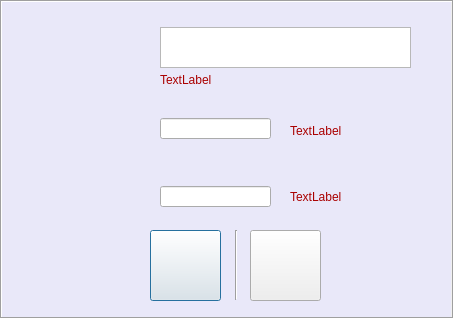
<?xml version="1.0" encoding="UTF-8"?>
<ui version="4.0">
 <class>SecDialog</class>
 <widget class="QDialog" name="SecDialog">
  <property name="geometry">
   <rect>
    <x>0</x>
    <y>0</y>
    <width>453</width>
    <height>318</height>
   </rect>
  </property>
  <property name="mouseTracking">
   <bool>true</bool>
  </property>
  <property name="windowTitle">
   <string>Dialog</string>
  </property>
  <property name="styleSheet">
   <string notr="true"/>
  </property>
  <widget class="QLineEdit" name="lineEdit_2">
   <property name="geometry">
    <rect>
     <x>160</x>
     <y>118</y>
     <width>111</width>
     <height>21</height>
    </rect>
   </property>
  </widget>
  <widget class="QLineEdit" name="lineEdit_3">
   <property name="geometry">
    <rect>
     <x>160</x>
     <y>186</y>
     <width>111</width>
     <height>21</height>
    </rect>
   </property>
  </widget>
  <widget class="QLabel" name="label">
   <property name="geometry">
    <rect>
     <x>20</x>
     <y>10</y>
     <width>321</width>
     <height>71</height>
    </rect>
   </property>
   <property name="styleSheet">
    <string notr="true">image: url(:/new/prefix1/gp_source/addThing.png);</string>
   </property>
   <property name="text">
    <string/>
   </property>
  </widget>
  <widget class="QLabel" name="label_2">
   <property name="geometry">
    <rect>
     <x>50</x>
     <y>70</y>
     <width>341</width>
     <height>111</height>
    </rect>
   </property>
   <property name="styleSheet">
    <string notr="true">image: url(:/new/prefix1/gp_source/priority.png);</string>
   </property>
   <property name="text">
    <string/>
   </property>
  </widget>
  <widget class="QLabel" name="label_3">
   <property name="geometry">
    <rect>
     <x>70</x>
     <y>140</y>
     <width>341</width>
     <height>111</height>
    </rect>
   </property>
   <property name="styleSheet">
    <string notr="true">image: url(:/new/prefix1/gp_source/deadline.png);</string>
   </property>
   <property name="text">
    <string/>
   </property>
  </widget>
  <widget class="QPushButton" name="ok">
   <property name="geometry">
    <rect>
     <x>150</x>
     <y>230</y>
     <width>71</width>
     <height>71</height>
    </rect>
   </property>
   <property name="toolTip">
    <string/>
   </property>
   <property name="whatsThis">
    <string/>
   </property>
   <property name="styleSheet">
    <string notr="true"/>
   </property>
   <property name="text">
    <string/>
   </property>
   <property name="icon">
    <iconset resource="_src.qrc">
     <normaloff>:/new/prefix1/gp_source/check.png</normaloff>:/new/prefix1/gp_source/check.png</iconset>
   </property>
   <property name="iconSize">
    <size>
     <width>60</width>
     <height>60</height>
    </size>
   </property>
  </widget>
  <widget class="QPushButton" name="cancel">
   <property name="geometry">
    <rect>
     <x>250</x>
     <y>230</y>
     <width>71</width>
     <height>71</height>
    </rect>
   </property>
   <property name="toolTip">
    <string/>
   </property>
   <property name="styleSheet">
    <string notr="true"/>
   </property>
   <property name="text">
    <string/>
   </property>
   <property name="icon">
    <iconset resource="_src.qrc">
     <normaloff>:/new/prefix1/gp_source/close.png</normaloff>:/new/prefix1/gp_source/close.png</iconset>
   </property>
   <property name="iconSize">
    <size>
     <width>60</width>
     <height>60</height>
    </size>
   </property>
  </widget>
  <widget class="QLabel" name="alert_tip">
   <property name="geometry">
    <rect>
     <x>290</x>
     <y>121</y>
     <width>151</width>
     <height>20</height>
    </rect>
   </property>
   <property name="styleSheet">
    <string notr="true">font: 9pt &quot;新細明體&quot;;
color: rgb(170, 0, 0);</string>
   </property>
   <property name="text">
    <string>TextLabel</string>
   </property>
  </widget>
  <widget class="QLabel" name="alert_tip_thing">
   <property name="geometry">
    <rect>
     <x>160</x>
     <y>70</y>
     <width>181</width>
     <height>20</height>
    </rect>
   </property>
   <property name="styleSheet">
    <string notr="true">font: 9pt &quot;新細明體&quot;;
color: rgb(170, 0, 0);</string>
   </property>
   <property name="text">
    <string>TextLabel</string>
   </property>
  </widget>
  <widget class="QLabel" name="alert_tip_date">
   <property name="geometry">
    <rect>
     <x>290</x>
     <y>187</y>
     <width>151</width>
     <height>20</height>
    </rect>
   </property>
   <property name="styleSheet">
    <string notr="true">font: 9pt &quot;新細明體&quot;;
color: rgb(170, 0, 0);</string>
   </property>
   <property name="text">
    <string>TextLabel</string>
   </property>
  </widget>
  <widget class="QLabel" name="label_4">
   <property name="geometry">
    <rect>
     <x>0</x>
     <y>0</y>
     <width>451</width>
     <height>331</height>
    </rect>
   </property>
   <property name="toolTipDuration">
    <number>-1</number>
   </property>
   <property name="styleSheet">
    <string notr="true">background-color: rgb(230, 229, 255, 65%);</string>
   </property>
   <property name="text">
    <string/>
   </property>
   <property name="alignment">
    <set>Qt::AlignCenter</set>
   </property>
  </widget>
  <widget class="Line" name="line">
   <property name="geometry">
    <rect>
     <x>226</x>
     <y>230</y>
     <width>20</width>
     <height>70</height>
    </rect>
   </property>
   <property name="orientation">
    <enum>Qt::Vertical</enum>
   </property>
  </widget>
  <widget class="QTextEdit" name="lineEdit">
   <property name="geometry">
    <rect>
     <x>160</x>
     <y>27</y>
     <width>251</width>
     <height>41</height>
    </rect>
   </property>
  </widget>
  <widget class="Line" name="line_2">
   <property name="geometry">
    <rect>
     <x>-10</x>
     <y>-9</y>
     <width>471</width>
     <height>20</height>
    </rect>
   </property>
   <property name="frameShadow">
    <enum>QFrame::Sunken</enum>
   </property>
   <property name="orientation">
    <enum>Qt::Horizontal</enum>
   </property>
  </widget>
  <widget class="Line" name="line_3">
   <property name="geometry">
    <rect>
     <x>-10</x>
     <y>308</y>
     <width>471</width>
     <height>20</height>
    </rect>
   </property>
   <property name="frameShadow">
    <enum>QFrame::Sunken</enum>
   </property>
   <property name="orientation">
    <enum>Qt::Horizontal</enum>
   </property>
  </widget>
  <widget class="Line" name="line_4">
   <property name="geometry">
    <rect>
     <x>-9</x>
     <y>0</y>
     <width>20</width>
     <height>321</height>
    </rect>
   </property>
   <property name="orientation">
    <enum>Qt::Vertical</enum>
   </property>
  </widget>
  <widget class="Line" name="line_5">
   <property name="geometry">
    <rect>
     <x>443</x>
     <y>0</y>
     <width>20</width>
     <height>321</height>
    </rect>
   </property>
   <property name="orientation">
    <enum>Qt::Vertical</enum>
   </property>
  </widget>
  <zorder>label_4</zorder>
  <zorder>label_3</zorder>
  <zorder>label_2</zorder>
  <zorder>label</zorder>
  <zorder>lineEdit_2</zorder>
  <zorder>lineEdit_3</zorder>
  <zorder>ok</zorder>
  <zorder>cancel</zorder>
  <zorder>alert_tip</zorder>
  <zorder>alert_tip_thing</zorder>
  <zorder>alert_tip_date</zorder>
  <zorder>line</zorder>
  <zorder>lineEdit</zorder>
  <zorder>line_2</zorder>
  <zorder>line_4</zorder>
  <zorder>line_5</zorder>
  <zorder>line_3</zorder>
 </widget>
 <resources>
  <include location="_src.qrc"/>
 </resources>
 <connections/>
</ui>
